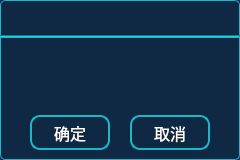
<?xml version="1.0" encoding="UTF-8"?>
<ui version="4.0">
 <class>QuestBox</class>
 <widget class="QDialog" name="QuestBox">
  <property name="geometry">
   <rect>
    <x>0</x>
    <y>0</y>
    <width>240</width>
    <height>160</height>
   </rect>
  </property>
  <property name="font">
   <font>
    <family>文泉驿等宽微米黑</family>
    <pointsize>12</pointsize>
    <weight>50</weight>
    <italic>false</italic>
    <bold>false</bold>
   </font>
  </property>
  <property name="windowTitle">
   <string>Dialog</string>
  </property>
  <property name="styleSheet">
   <string notr="true">QDialog{
color: rgb(255, 255, 255);
background-color: rgb(15, 41, 68);
border:1px solid rgb(28, 183, 200);
border-radius:5px;
}
QToolButton{
font: 18pt &quot;文泉驿等宽微米黑&quot;;
color: rgb(255, 255, 255);
border:2px solid rgb(28, 183, 200);
border-radius:10px;
background-color: rgb(15, 41, 68);
}
QToolButton:disabled{
font: 18pt &quot;文泉驿等宽微米黑&quot;;
color: rgb(255, 255, 255);
border-color: rgb(255, 255, 255);
}
QToolButton:hover{
font: 17pt &quot;文泉驿等宽微米黑&quot;;
color: rgb(255, 0, 0);
color: rgb(0, 185, 185);
/*background-color: rgb(3, 127, 119);*/
}
QDialog{
background-color: rgb(15, 41, 68);
}
QPushButton{
width:50px;
height:35px;
font: 14pt &quot;文泉驿等宽微米黑&quot;;
color: rgb(255, 255, 255);
border:2px solid rgb(28, 183, 200);
border-radius:10px;
background-color: rgb(15, 41, 68);
}
QLabel{
font: 14pt &quot;文泉驿等宽微米黑&quot;;
color: rgb(255, 255, 255);
}</string>
  </property>
  <widget class="QToolButton" name="pBtn_ok">
   <property name="geometry">
    <rect>
     <x>30</x>
     <y>115</y>
     <width>80</width>
     <height>35</height>
    </rect>
   </property>
   <property name="text">
    <string>确定</string>
   </property>
   <property name="icon">
    <iconset resource="../image.qrc">
     <normaloff>:/Image/checked.png</normaloff>:/Image/checked.png</iconset>
   </property>
   <property name="toolButtonStyle">
    <enum>Qt::ToolButtonTextBesideIcon</enum>
   </property>
  </widget>
  <widget class="QToolButton" name="pBtn_cancel">
   <property name="geometry">
    <rect>
     <x>130</x>
     <y>115</y>
     <width>80</width>
     <height>35</height>
    </rect>
   </property>
   <property name="text">
    <string>取消</string>
   </property>
   <property name="icon">
    <iconset resource="../image.qrc">
     <normaloff>:/Image/uncheck.png</normaloff>:/Image/uncheck.png</iconset>
   </property>
   <property name="toolButtonStyle">
    <enum>Qt::ToolButtonTextBesideIcon</enum>
   </property>
  </widget>
  <widget class="QLabel" name="lb_title">
   <property name="geometry">
    <rect>
     <x>10</x>
     <y>5</y>
     <width>100</width>
     <height>25</height>
    </rect>
   </property>
   <property name="text">
    <string/>
   </property>
  </widget>
  <widget class="QLabel" name="lb_context">
   <property name="geometry">
    <rect>
     <x>10</x>
     <y>55</y>
     <width>220</width>
     <height>35</height>
    </rect>
   </property>
   <property name="font">
    <font>
     <family>文泉驿等宽微米黑</family>
     <pointsize>14</pointsize>
     <weight>50</weight>
     <italic>false</italic>
     <bold>false</bold>
    </font>
   </property>
   <property name="text">
    <string/>
   </property>
   <property name="alignment">
    <set>Qt::AlignCenter</set>
   </property>
  </widget>
  <widget class="Line" name="line">
   <property name="geometry">
    <rect>
     <x>0</x>
     <y>35</y>
     <width>240</width>
     <height>3</height>
    </rect>
   </property>
   <property name="styleSheet">
    <string notr="true">background-color: rgb(28, 183, 200);</string>
   </property>
   <property name="orientation">
    <enum>Qt::Horizontal</enum>
   </property>
  </widget>
 </widget>
 <resources>
  <include location="../image.qrc"/>
 </resources>
 <connections/>
</ui>
